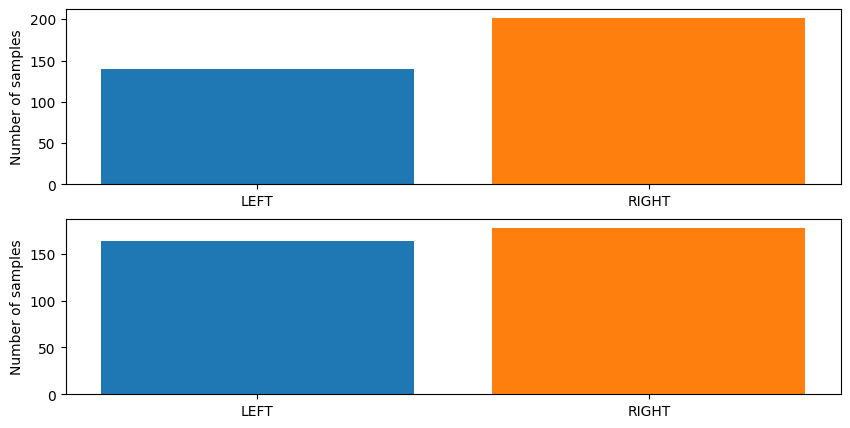

Source code (Python):
import pandas as pd 
import matplotlib.pyplot as plt 

df_test = pd.read_csv('results_test.csv')
print(len(df_test))
df_test.dropna(inplace=True)
print(len(df_test))
df_val = pd.read_csv('results_val.csv')
print(len(df_val))
df_val.dropna(inplace=True)
print(len(df_val))

# x1_arr = []
# x2_arr = []
# a = 0
# for i in range(len(df_test)):
#     x1_arr.append(a)
#     x2_arr.append(a+1)
#     a = a + 2

plt.figure(figsize=(10,5))
plt.subplot(211)
# plt.ylabel('Testing\nFrequency')
# plt.bar(range(len(df_test)),df_test['l1']/df_test['l2'])
# plt.hist(df_test['superior']-df_test['inferior'],bins=300)
df_test_left = df_test[df_test['left_right']=='LEFT']
df_test_right = df_test[df_test['left_right']=='RIGHT']
plt.bar([0],[len(df_test_left)])
plt.bar([1],[len(df_test_right)])
plt.xticks([0,1],['LEFT','RIGHT'])
plt.ylabel('Testing\nNumber of samples')


plt.subplot(212)
# plt.xlabel('Superior Rim - Inferior Rim')
# plt.ylabel('Validation\nFrequency')
# plt.bar(range(len(df_val)),df_val['l1']/df_val['l2'])
# plt.hist(df_val['superior']-df_val['inferior'],bins=300)
df_val_left = df_val[df_val['left_right']=='LEFT']
df_val_right = df_val[df_val['left_right']=='RIGHT']
plt.bar([0],[len(df_val_left)])
plt.bar([1],[len(df_val_right)])
plt.xticks([0,1],['LEFT','RIGHT'])
plt.ylabel('Validation\nNumber of samples')

plt.savefig('analyze_main01.png',bbox_inches='tight')